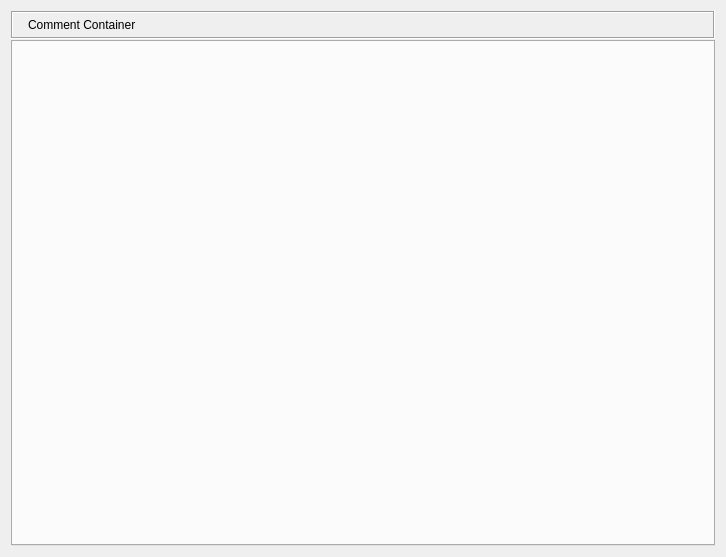
<?xml version="1.0" encoding="UTF-8"?>
<ui version="4.0">
 <class>GxsCommentContainer</class>
 <widget class="QWidget" name="GxsCommentContainer">
  <property name="geometry">
   <rect>
    <x>0</x>
    <y>0</y>
    <width>726</width>
    <height>557</height>
   </rect>
  </property>
  <layout class="QVBoxLayout" name="verticalLayout">
   <property name="spacing">
    <number>1</number>
   </property>
   <item>
    <widget class="QFrame" name="titleBarFrame">
     <property name="sizePolicy">
      <sizepolicy hsizetype="Preferred" vsizetype="Maximum">
       <horstretch>0</horstretch>
       <verstretch>0</verstretch>
      </sizepolicy>
     </property>
     <property name="frameShape">
      <enum>QFrame::Box</enum>
     </property>
     <property name="frameShadow">
      <enum>QFrame::Sunken</enum>
     </property>
     <layout class="QHBoxLayout" name="horizontalLayout">
      <property name="margin">
       <number>2</number>
      </property>
      <item>
       <widget class="QLabel" name="titleBarPixmap">
        <property name="maximumSize">
         <size>
          <width>24</width>
          <height>24</height>
         </size>
        </property>
        <property name="pixmap">
         <pixmap resource="../Posted/Posted_images.qrc">:/images/posted_24.png</pixmap>
        </property>
       </widget>
      </item>
      <item>
       <widget class="StyledLabel" name="titleBarLabel">
        <property name="text">
         <string>Comment Container</string>
        </property>
       </widget>
      </item>
      <item>
       <spacer name="horizontalSpacer">
        <property name="orientation">
         <enum>Qt::Horizontal</enum>
        </property>
        <property name="sizeHint" stdset="0">
         <size>
          <width>573</width>
          <height>20</height>
         </size>
        </property>
       </spacer>
      </item>
     </layout>
    </widget>
   </item>
   <item>
    <widget class="RSTabWidget" name="tabWidget">
     <property name="currentIndex">
      <number>-1</number>
     </property>
     <property name="tabsClosable">
      <bool>true</bool>
     </property>
    </widget>
   </item>
  </layout>
 </widget>
 <customwidgets>
  <customwidget>
   <class>RSTabWidget</class>
   <extends>QTabWidget</extends>
   <header>gui/common/RSTabWidget.h</header>
   <container>1</container>
  </customwidget>
  <customwidget>
   <class>StyledLabel</class>
   <extends>QLabel</extends>
   <header>gui/common/StyledLabel.h</header>
  </customwidget>
 </customwidgets>
 <resources>
  <include location="../Posted/Posted_images.qrc"/>
 </resources>
 <connections/>
</ui>
